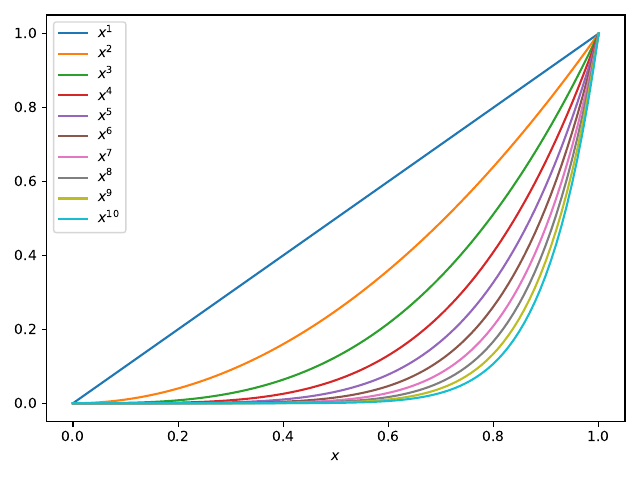

Here is the Python script that generated this plot:
import numpy as np
import matplotlib.pyplot as plt

x = np.linspace(0, 1, 100)

for n in range(1, 11):
    plt.plot(x, x**n, label=f'$x^{{{n}}}$')

plt.legend(loc='upper left')
plt.xlabel('$x$')
plt.tight_layout()
plt.savefig('loesung.pdf')
